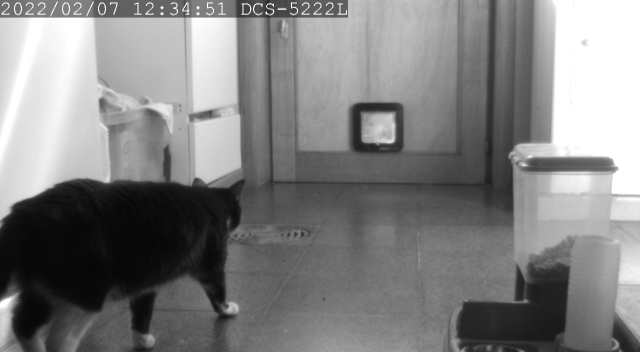
#> input picture test/aanwezig/20220207_123451.jpg, 640 x 352 px, found by its file name
$ jupyter execute discover_data.ipynb   (shell and % lines are left out)
#> lines starting #> are read from the running program, lines starting #| are printed output that depends on the picture
[cell 1]
from imageio import imread
import os
from skimage.transform import resize
import cv2
path = "classificatie"
image = imread(os.path.join(path, "aanwezig", "20220207_123451.jpg"))
#> image is the input picture: shape (352, 640, 3); min 4, max 255, mean 129.3
image_single_channel = image[:,:,0]
#small_image = resize(image_single_channel, (44, 80))
small_image = cv2.resize(image_single_channel, (80, 44))
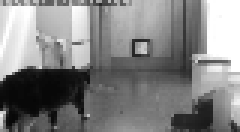
#> small_image: shape (44, 80) (shown 3 times larger); min 6, max 255, mean 130.6
image_array = small_image.flatten()
#> image_array = 3520 values, max 255 at index 70, min 6 at index 2651, mean 130.6
image_array
#> Out has the same summary as image_array

[cell 2]
import matplotlib.pyplot as plt
plt.imshow(small_image, cmap="binary")
plt.axis("off")
plt.show()

[cell 3]
red = image[:,:,0]
plt.imshow(red, cmap="binary")
plt.axis("off")
plt.show()

[cell 4]
red

[cell 5]
green = image[:,:,1]
plt.imshow(green, cmap="binary")
plt.axis("off")
plt.show()

[cell 6]
blue = image[:,:,2]
plt.imshow(blue, cmap="binary")
plt.axis("off")
plt.show()

[cell 7]
red_line = red.reshape(-1)
red_line
green_line = green.reshape(-1)
green_line
blue_line = blue.reshape(-1)
blue_line

[cell 8]
import numpy as np
import pandas as pd
np_red_line = np.array(red_line)
pd_red_line = pd.DataFrame(np_red_line, columns=['red'])
#> pd_red_line = table of 225280 rows and 1 columns
pd_red_line.describe()
#> Out = table of 8 rows and 1 columns

[cell 9]
np_green_line = np.array(green_line)
pd_green_line = pd.DataFrame(np_green_line, columns=['green'])
#> pd_green_line = table of 225280 rows and 1 columns
pd_green_line.describe()
#> Out = table of 8 rows and 1 columns

[cell 10]
np_blue_line = np.array(blue_line)
pd_blue_line = pd.DataFrame(np_blue_line, columns=['blue'])
#> pd_blue_line = table of 225280 rows and 1 columns
pd_blue_line.describe()
#> Out = table of 8 rows and 1 columns


$ run again, with test/aanwezig/20220207_123452.jpg copied over test/aanwezig/20220207_123451.jpg
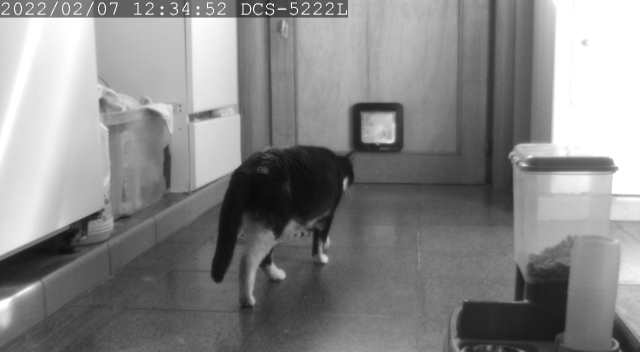
#> input picture test/aanwezig/20220207_123452.jpg, 640 x 352 px, found by its file name
#> image is the input picture: shape (352, 640, 3); min 10, max 255, mean 135.3
#> `small_image = cv2.resize(image_single_channel, (80, 44))`:
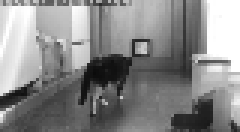
#> small_image: shape (44, 80) (shown 3 times larger); min 11, max 255, mean 136.5
#> image_array = 3520 values, max 255 at index 70, min 11 at index 1951, mean 136.5
#> `image_array`: Out has the same summary as image_array
#> pd_red_line = table of 225280 rows and 1 columns
#> `pd_red_line.describe()`: Out = table of 8 rows and 1 columns
#> pd_green_line = table of 225280 rows and 1 columns
#> `pd_green_line.describe()`: Out = table of 8 rows and 1 columns
#> pd_blue_line = table of 225280 rows and 1 columns
#> `pd_blue_line.describe()`: Out = table of 8 rows and 1 columns

$ run again, with test/aanwezig/20220207_133256.jpg copied over test/aanwezig/20220207_123451.jpg
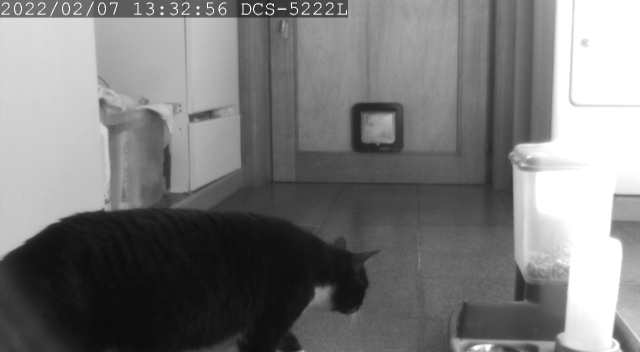
#> input picture test/aanwezig/20220207_133256.jpg, 640 x 352 px, found by its file name
#> image is the input picture: shape (352, 640, 3); min 10, max 255, mean 122.5
#> `small_image = cv2.resize(image_single_channel, (80, 44))`:
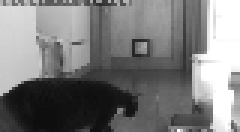
#> small_image: shape (44, 80) (shown 3 times larger); min 12, max 255, mean 123.5
#> image_array = 3520 values, max 255 at index 70, min 12 at index 3213, mean 123.5
#> `image_array`: Out has the same summary as image_array
#> pd_red_line = table of 225280 rows and 1 columns
#> `pd_red_line.describe()`: Out = table of 8 rows and 1 columns
#> pd_green_line = table of 225280 rows and 1 columns
#> `pd_green_line.describe()`: Out = table of 8 rows and 1 columns
#> pd_blue_line = table of 225280 rows and 1 columns
#> `pd_blue_line.describe()`: Out = table of 8 rows and 1 columns
